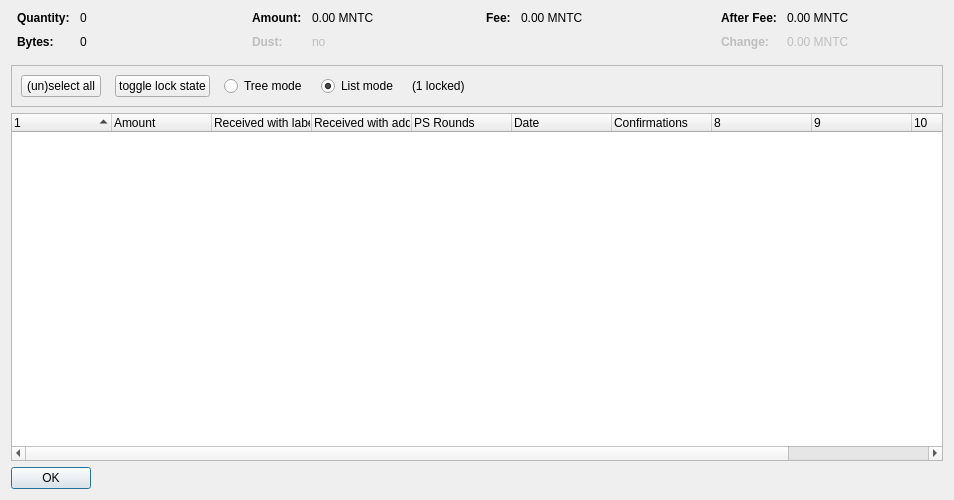
<?xml version="1.0" encoding="UTF-8"?>
<ui version="4.0">
 <class>CoinControlDialog</class>
 <widget class="QDialog" name="CoinControlDialog">
  <property name="geometry">
   <rect>
    <x>0</x>
    <y>0</y>
    <width>954</width>
    <height>500</height>
   </rect>
  </property>
  <property name="windowTitle">
   <string>Coin Selection</string>
  </property>
  <layout class="QVBoxLayout" name="verticalLayout">
   <item>
    <layout class="QHBoxLayout" name="horizontalLayoutTop" stretch="0,0,0,0">
     <property name="topMargin">
      <number>0</number>
     </property>
     <property name="bottomMargin">
      <number>10</number>
     </property>
     <item>
      <layout class="QFormLayout" name="formLayoutCoinControl1">
       <property name="horizontalSpacing">
        <number>10</number>
       </property>
       <property name="verticalSpacing">
        <number>10</number>
       </property>
       <property name="leftMargin">
        <number>6</number>
       </property>
       <property name="rightMargin">
        <number>6</number>
       </property>
       <item row="0" column="0">
        <widget class="QLabel" name="labelCoinControlQuantityText">
         <property name="font">
          <font>
           <weight>75</weight>
           <bold>true</bold>
          </font>
         </property>
         <property name="text">
          <string>Quantity:</string>
         </property>
        </widget>
       </item>
       <item row="0" column="1">
        <widget class="QLabel" name="labelCoinControlQuantity">
         <property name="cursor">
          <cursorShape>IBeamCursor</cursorShape>
         </property>
         <property name="contextMenuPolicy">
          <enum>Qt::ActionsContextMenu</enum>
         </property>
         <property name="text">
          <string notr="true">0</string>
         </property>
         <property name="textInteractionFlags">
          <set>Qt::LinksAccessibleByMouse|Qt::TextSelectableByKeyboard|Qt::TextSelectableByMouse</set>
         </property>
        </widget>
       </item>
       <item row="1" column="0">
        <widget class="QLabel" name="labelCoinControlBytesText">
         <property name="font">
          <font>
           <weight>75</weight>
           <bold>true</bold>
          </font>
         </property>
         <property name="text">
          <string>Bytes:</string>
         </property>
        </widget>
       </item>
       <item row="1" column="1">
        <widget class="QLabel" name="labelCoinControlBytes">
         <property name="cursor">
          <cursorShape>IBeamCursor</cursorShape>
         </property>
         <property name="contextMenuPolicy">
          <enum>Qt::ActionsContextMenu</enum>
         </property>
         <property name="text">
          <string notr="true">0</string>
         </property>
         <property name="textInteractionFlags">
          <set>Qt::LinksAccessibleByMouse|Qt::TextSelectableByKeyboard|Qt::TextSelectableByMouse</set>
         </property>
        </widget>
       </item>
      </layout>
     </item>
     <item>
      <layout class="QFormLayout" name="formLayoutCoinControl2">
       <property name="horizontalSpacing">
        <number>10</number>
       </property>
       <property name="verticalSpacing">
        <number>10</number>
       </property>
       <property name="leftMargin">
        <number>6</number>
       </property>
       <property name="rightMargin">
        <number>6</number>
       </property>
       <item row="0" column="0">
        <widget class="QLabel" name="labelCoinControlAmountText">
         <property name="font">
          <font>
           <weight>75</weight>
           <bold>true</bold>
          </font>
         </property>
         <property name="text">
          <string>Amount:</string>
         </property>
        </widget>
       </item>
       <item row="0" column="1">
        <widget class="QLabel" name="labelCoinControlAmount">
         <property name="cursor">
          <cursorShape>IBeamCursor</cursorShape>
         </property>
         <property name="contextMenuPolicy">
          <enum>Qt::ActionsContextMenu</enum>
         </property>
         <property name="text">
          <string notr="true">0.00 MNTC</string>
         </property>
         <property name="textInteractionFlags">
          <set>Qt::LinksAccessibleByMouse|Qt::TextSelectableByKeyboard|Qt::TextSelectableByMouse</set>
         </property>
        </widget>
       </item>
       <item row="1" column="0">
        <widget class="QLabel" name="labelCoinControlLowOutputText">
         <property name="enabled">
          <bool>false</bool>
         </property>
         <property name="font">
          <font>
           <weight>75</weight>
           <bold>true</bold>
          </font>
         </property>
         <property name="text">
          <string>Dust:</string>
         </property>
        </widget>
       </item>
       <item row="1" column="1">
        <widget class="QLabel" name="labelCoinControlLowOutput">
         <property name="enabled">
          <bool>false</bool>
         </property>
         <property name="cursor">
          <cursorShape>IBeamCursor</cursorShape>
         </property>
         <property name="contextMenuPolicy">
          <enum>Qt::ActionsContextMenu</enum>
         </property>
         <property name="text">
          <string notr="true">no</string>
         </property>
         <property name="textInteractionFlags">
          <set>Qt::LinksAccessibleByMouse|Qt::TextSelectableByKeyboard|Qt::TextSelectableByMouse</set>
         </property>
        </widget>
       </item>
      </layout>
     </item>
     <item>
      <layout class="QFormLayout" name="formLayoutCoinControl3">
       <property name="horizontalSpacing">
        <number>10</number>
       </property>
       <property name="verticalSpacing">
        <number>10</number>
       </property>
       <property name="leftMargin">
        <number>6</number>
       </property>
       <property name="rightMargin">
        <number>6</number>
       </property>
       <item row="0" column="0">
        <widget class="QLabel" name="labelCoinControlFeeText">
         <property name="font">
          <font>
           <weight>75</weight>
           <bold>true</bold>
          </font>
         </property>
         <property name="text">
          <string>Fee:</string>
         </property>
        </widget>
       </item>
       <item row="0" column="1">
        <widget class="QLabel" name="labelCoinControlFee">
         <property name="cursor">
          <cursorShape>IBeamCursor</cursorShape>
         </property>
         <property name="contextMenuPolicy">
          <enum>Qt::ActionsContextMenu</enum>
         </property>
         <property name="text">
          <string notr="true">0.00 MNTC</string>
         </property>
         <property name="textInteractionFlags">
          <set>Qt::LinksAccessibleByMouse|Qt::TextSelectableByKeyboard|Qt::TextSelectableByMouse</set>
         </property>
        </widget>
       </item>
      </layout>
     </item>
     <item>
      <layout class="QFormLayout" name="formLayoutCoinControl4">
       <property name="horizontalSpacing">
        <number>10</number>
       </property>
       <property name="verticalSpacing">
        <number>10</number>
       </property>
       <property name="leftMargin">
        <number>6</number>
       </property>
       <property name="rightMargin">
        <number>6</number>
       </property>
       <item row="0" column="0">
        <widget class="QLabel" name="labelCoinControlAfterFeeText">
         <property name="font">
          <font>
           <weight>75</weight>
           <bold>true</bold>
          </font>
         </property>
         <property name="text">
          <string>After Fee:</string>
         </property>
        </widget>
       </item>
       <item row="0" column="1">
        <widget class="QLabel" name="labelCoinControlAfterFee">
         <property name="cursor">
          <cursorShape>IBeamCursor</cursorShape>
         </property>
         <property name="contextMenuPolicy">
          <enum>Qt::ActionsContextMenu</enum>
         </property>
         <property name="text">
          <string notr="true">0.00 MNTC</string>
         </property>
         <property name="textInteractionFlags">
          <set>Qt::LinksAccessibleByMouse|Qt::TextSelectableByKeyboard|Qt::TextSelectableByMouse</set>
         </property>
        </widget>
       </item>
       <item row="1" column="0">
        <widget class="QLabel" name="labelCoinControlChangeText">
         <property name="enabled">
          <bool>false</bool>
         </property>
         <property name="font">
          <font>
           <weight>75</weight>
           <bold>true</bold>
          </font>
         </property>
         <property name="text">
          <string>Change:</string>
         </property>
        </widget>
       </item>
       <item row="1" column="1">
        <widget class="QLabel" name="labelCoinControlChange">
         <property name="enabled">
          <bool>false</bool>
         </property>
         <property name="cursor">
          <cursorShape>IBeamCursor</cursorShape>
         </property>
         <property name="contextMenuPolicy">
          <enum>Qt::ActionsContextMenu</enum>
         </property>
         <property name="text">
          <string notr="true">0.00 MNTC</string>
         </property>
         <property name="textInteractionFlags">
          <set>Qt::LinksAccessibleByMouse|Qt::TextSelectableByKeyboard|Qt::TextSelectableByMouse</set>
         </property>
        </widget>
       </item>
      </layout>
     </item>
    </layout>
   </item>
   <item>
    <widget class="QFrame" name="frame">
     <property name="minimumSize">
      <size>
       <width>0</width>
       <height>40</height>
      </size>
     </property>
     <property name="frameShape">
      <enum>QFrame::StyledPanel</enum>
     </property>
     <property name="frameShadow">
      <enum>QFrame::Sunken</enum>
     </property>
     <layout class="QHBoxLayout" name="horizontalLayout">
      <item>
       <layout class="QHBoxLayout" name="horizontalLayoutPanel" stretch="0,0,0,0,0,0">
        <property name="spacing">
         <number>14</number>
        </property>
        <item>
         <widget class="QPushButton" name="pushButtonSelectAll">
          <property name="sizePolicy">
           <sizepolicy hsizetype="Maximum" vsizetype="Fixed">
            <horstretch>0</horstretch>
            <verstretch>0</verstretch>
           </sizepolicy>
          </property>
          <property name="text">
           <string>(un)select all</string>
          </property>
          <property name="autoDefault">
           <bool>false</bool>
          </property>
         </widget>
        </item>
        <item>
         <widget class="QPushButton" name="pushButtonToggleLock">
          <property name="sizePolicy">
           <sizepolicy hsizetype="Maximum" vsizetype="Fixed">
            <horstretch>0</horstretch>
            <verstretch>0</verstretch>
           </sizepolicy>
          </property>
          <property name="text">
           <string>toggle lock state</string>
          </property>
          <property name="autoDefault">
           <bool>false</bool>
          </property>
         </widget>
        </item>
        <item>
         <widget class="QRadioButton" name="radioTreeMode">
          <property name="sizePolicy">
           <sizepolicy hsizetype="Maximum" vsizetype="Fixed">
            <horstretch>0</horstretch>
            <verstretch>0</verstretch>
           </sizepolicy>
          </property>
          <property name="text">
           <string>Tree mode</string>
          </property>
         </widget>
        </item>
        <item>
         <widget class="QRadioButton" name="radioListMode">
          <property name="sizePolicy">
           <sizepolicy hsizetype="Maximum" vsizetype="Fixed">
            <horstretch>0</horstretch>
            <verstretch>0</verstretch>
           </sizepolicy>
          </property>
          <property name="text">
           <string>List mode</string>
          </property>
          <property name="checked">
           <bool>true</bool>
          </property>
         </widget>
        </item>
        <item>
         <widget class="QLabel" name="labelLocked">
          <property name="text">
           <string>(1 locked)</string>
          </property>
         </widget>
        </item>
        <item>
         <spacer name="horizontalSpacer">
          <property name="orientation">
           <enum>Qt::Horizontal</enum>
          </property>
          <property name="sizeHint" stdset="0">
           <size>
            <width>40</width>
            <height>20</height>
           </size>
          </property>
         </spacer>
        </item>
       </layout>
      </item>
     </layout>
    </widget>
   </item>
   <item>
    <widget class="CoinControlTreeWidget" name="treeWidget">
     <property name="contextMenuPolicy">
      <enum>Qt::CustomContextMenu</enum>
     </property>
     <property name="sortingEnabled">
      <bool>false</bool>
     </property>
     <property name="columnCount">
      <number>11</number>
     </property>
     <attribute name="headerShowSortIndicator" stdset="0">
      <bool>true</bool>
     </attribute>
     <attribute name="headerStretchLastSection">
      <bool>false</bool>
     </attribute>
     <column>
      <property name="text">
       <string/>
      </property>
     </column>
     <column>
      <property name="text">
       <string>Amount</string>
      </property>
     </column>
     <column>
      <property name="text">
       <string>Received with label</string>
      </property>
     </column>
     <column>
      <property name="text">
       <string>Received with address</string>
      </property>
     </column>
     <column>
      <property name="text">
       <string>PS Rounds</string>
      </property>
     </column>
     <column>
      <property name="text">
       <string>Date</string>
      </property>
     </column>
     <column>
      <property name="text">
       <string>Confirmations</string>
      </property>
      <property name="toolTip">
       <string>Confirmed</string>
      </property>
     </column>
     <column>
      <property name="text">
       <string/>
      </property>
     </column>
     <column>
      <property name="text">
       <string/>
      </property>
     </column>
     <column>
      <property name="text">
       <string/>
      </property>
     </column>
     <column>
      <property name="text">
       <string/>
      </property>
     </column>
    </widget>
   </item>
   <item>
    <widget class="QDialogButtonBox" name="buttonBox">
     <property name="sizePolicy">
      <sizepolicy hsizetype="Maximum" vsizetype="Fixed">
       <horstretch>0</horstretch>
       <verstretch>0</verstretch>
      </sizepolicy>
     </property>
     <property name="orientation">
      <enum>Qt::Horizontal</enum>
     </property>
     <property name="standardButtons">
      <set>QDialogButtonBox::Ok</set>
     </property>
    </widget>
   </item>
  </layout>
 </widget>
 <customwidgets>
  <customwidget>
   <class>CoinControlTreeWidget</class>
   <extends>QTreeWidget</extends>
   <header>coincontroltreewidget.h</header>
  </customwidget>
 </customwidgets>
 <resources/>
 <connections/>
</ui>
